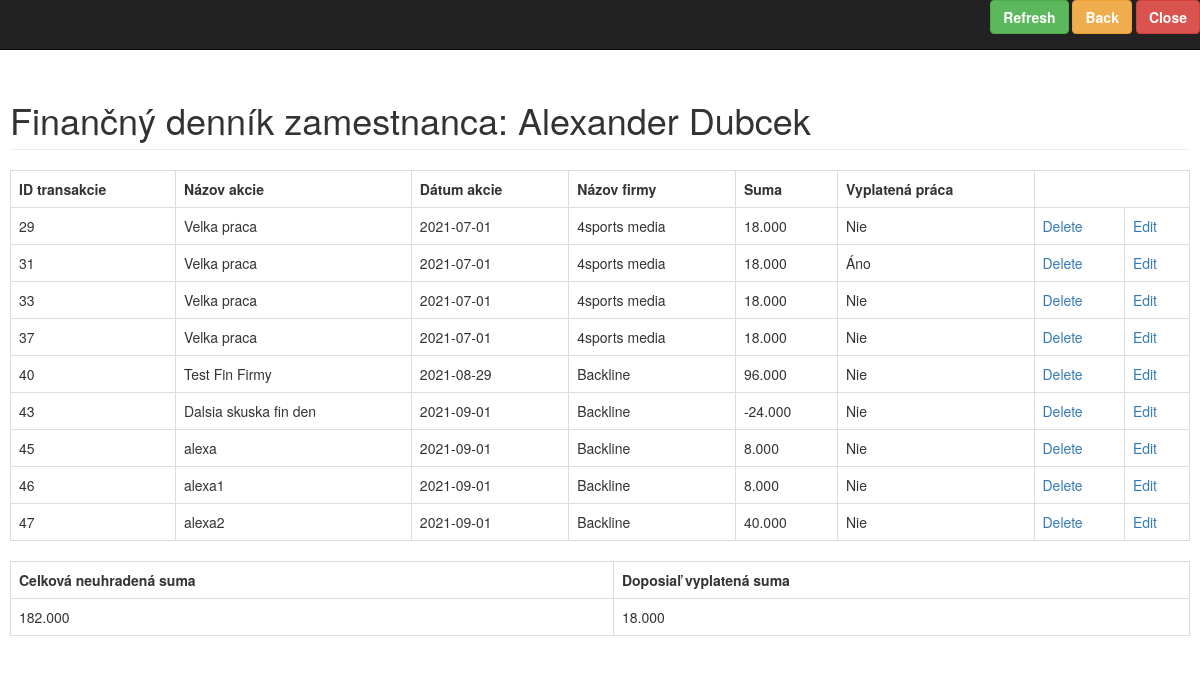
The page /cms/admin/fin_den_zamestnanci.php?id_zamestnanca=4 (signed in) on the database its author committed.
### tables this page shows
CREATE TABLE `zamestnanci` (
  `cislo_zamestnanca` int(11) NOT NULL,
  `meno` varchar(100) DEFAULT NULL,
  `priezvisko` varchar(100) DEFAULT NULL,
  `tel` varchar(20) DEFAULT NULL,
  `mail` varchar(100) DEFAULT NULL,
  `dat_narodenia` varchar(20) DEFAULT NULL,
  `adresa_tr_pobyt` varchar(250) DEFAULT NULL,
  `adresa_pr_pobyt` varchar(250) DEFAULT NULL,
  `koef_platu` decimal(6,3) DEFAULT NULL,
  `priplatok_sobota` decimal(6,3) DEFAULT NULL,
  `priplatok_nedela` decimal(6,3) DEFAULT NULL,
  `priplatok_noc` decimal(6,3) DEFAULT NULL,
  `priplatok_sviatok` decimal(6,3) DEFAULT NULL,
  `koef_km` decimal(6,3) DEFAULT NULL,
  `rodne_cislo` varchar(20) DEFAULT NULL,
  `cislo_op` varchar(20) DEFAULT NULL,
  `dat_ins` date DEFAULT NULL,
  `dat_upd` date DEFAULT NULL,
  PRIMARY KEY (`cislo_zamestnanca`)
);

CREATE TABLE `fin_den_zam` (
  `id_fin_den_zam` int(11) NOT NULL AUTO_INCREMENT,
  `cislo_zamestnanca` int(11) DEFAULT NULL,
  `schvalene_vykazy_id` int(11) DEFAULT NULL,
  `meno` varchar(50) DEFAULT NULL,
  `priezvisko` varchar(50) DEFAULT NULL,
  `suma` decimal(6,3) DEFAULT NULL,
  `typ_zaznamu` enum('false','true') NOT NULL DEFAULT 'false',
  `dat_ins` datetime DEFAULT NULL,
  `pozn` varchar(200) DEFAULT NULL,
  PRIMARY KEY (`id_fin_den_zam`),
  KEY `cislo_zamestnanca` (`cislo_zamestnanca`),
  KEY `schvalene_vykazy_id` (`schvalene_vykazy_id`),
  CONSTRAINT `fin_den_zam_ibfk_1` FOREIGN KEY (`cislo_zamestnanca`) REFERENCES `zamestnanci` (`cislo_zamestnanca`),
  CONSTRAINT `fin_den_zam_ibfk_2` FOREIGN KEY (`schvalene_vykazy_id`) REFERENCES `schvalene_vykazy` (`schvalene_vykazy_id`)
);

CREATE TABLE `schvalene_vykazy` (
  `schvalene_vykazy_id` int(11) NOT NULL AUTO_INCREMENT,
  `nazov_akcie` varchar(100) DEFAULT NULL,
  `akcia_dat` date DEFAULT NULL,
  `firmy_id` int(11) NOT NULL,
  `ine_naklady` decimal(6,3) DEFAULT NULL,
  PRIMARY KEY (`schvalene_vykazy_id`),
  KEY `firmy_id` (`firmy_id`),
  CONSTRAINT `schvalene_vykazy_ibfk_1` FOREIGN KEY (`firmy_id`) REFERENCES `firmy` (`firmy_id`)
);

CREATE TABLE `firmy` (
  `firmy_id` int(11) NOT NULL AUTO_INCREMENT,
  `nazov_firmy` varchar(200) DEFAULT NULL,
  `ico` varchar(50) DEFAULT NULL,
  `dic` varchar(50) DEFAULT NULL,
  `bezna_taxa` int(11) DEFAULT NULL,
  `priplatok_noc` int(11) DEFAULT NULL,
  `priplatok_sobota` int(11) DEFAULT NULL,
  `priplatok_nedela` int(11) DEFAULT NULL,
  `priplatok_sviatok` int(11) DEFAULT NULL,
  PRIMARY KEY (`firmy_id`)
);

### cms/admin/functions_fin_den.php (the view, shortened to what this page needs)
<?php
        function LoadFinDen()
        {
            global $connection;
            $id_zamestnanca = $_REQUEST['id_zamestnanca'];
            $query = "SELECT F.id_fin_den_zam, S.nazov_akcie, S.akcia_dat, Fi.nazov_firmy, F.suma, F.typ_zaznamu
            FROM fin_den_zam F
            INNER JOIN schvalene_vykazy S ON S.schvalene_vykazy_id = F.schvalene_vykazy_id
            INNER JOIN firmy Fi ON S.firmy_id = Fi.firmy_id
            WHERE cislo_zamestnanca = {$id_zamestnanca}";
            $select_fin_den = mysqli_query($connection, $query);
            echo "<tr>";
            echo "<th> ID transakcie </th>";
            echo "<th> Názov akcie </th>";
            echo "<th> Dátum akcie </th>";
            echo "<th> Názov firmy </th>";
            echo "<th> Suma </th>";
            echo "<th> Vyplatená práca </th>";
            echo "</tr>";
            while($row = mysqli_fetch_assoc($select_fin_den))
            {
                $id_transakcie = $row['id_fin_den_zam'];
                $nazov_akcie = $row['nazov_akcie'];
                $dat_akcie = $row['akcia_dat'];
                $nazov_firmy = $row['nazov_firmy'];
                $suma = $row['suma'];
                $typ_zaznamu = $row['typ_zaznamu'];
                echo "<tr>";
                echo "<td> {$id_transakcie} </td>";
                echo "<td> {$nazov_akcie} </td>";
                echo "<td> {$dat_akcie} </td>";
                echo "<td> {$nazov_firmy} </td>";
                echo "<td> {$suma} </td>";
                if($typ_zaznamu == "false")
                {
                    echo "<td> Nie </td>";
                }
                else{
                    echo "<td> Áno </td>";
                }
                echo "<td><a href='categories.php?delete={$id_transakcie}'>Delete</a></td>";
                echo "<td><a href='categories.php?edit={$id_transakcie}'>Edit</a></td>";
                echo "</tr>";
            }
        }
        function LoadSum()
        {
            global $connection;
            $id_zamestnanca = $_REQUEST['id_zamestnanca'];
            echo "<tr>";
            echo "<th> Celková neuhradená suma </th>";
            echo "<th> Doposiaľ vyplatená suma </th>";
            echo "</tr>";
            $query = "SELECT SUM(F.suma) AS value_sum
            FROM fin_den_zam F
            WHERE cislo_zamestnanca = {$id_zamestnanca}
            AND typ_zaznamu = 'false'";
            $select_fin_den = mysqli_query($connection, $query);
            echo "<tr>";
            while($row = mysqli_fetch_assoc($select_fin_den))
            {
                $suma = $row['value_sum'];
                if($suma == 0)
                {
                    echo "<td> 0 </td>";
                }
                else{
                    echo "<td> {$suma} </td>";
                }
            }
            $query = "SELECT SUM(F.suma) AS value_sum
            FROM fin_den_zam F
            WHERE cislo_zamestnanca = {$id_zamestnanca}
            AND typ_zaznamu = 'true'";
            $select_fin_den = mysqli_query($connection, $query);
            while($row = mysqli_fetch_assoc($select_fin_den))
            {
                $suma = $row['value_sum'];
                if($suma == 0)
                {
                    echo "<td> 0 </td>";
                }
                else{
                    echo "<td> {$suma} </td>";
                }
            }
        }
        function LoadMenoZamestnanca()
        {
            global $connection;
            $id_zamestnanca = $_REQUEST['id_zamestnanca'];
            $query = "SELECT meno, priezvisko
            FROM zamestnanci
            WHERE cislo_zamestnanca = {$id_zamestnanca}";
            $select_meno_zam = mysqli_query($connection, $query);
            while($row = mysqli_fetch_assoc($select_meno_zam))
            {
                $meno = $row['meno'];
                $priezvisko = $row['priezvisko'];
                echo "{$meno} {$priezvisko}";
            }
        }
?>

### cms/admin/css/sb-admin.css (style rules this page uses)
body { margin-top: 100px; background-color: #fff; }
@media (min-width:768px) { body { margin-top: 50px; } }

### rows shown on the page
zamestnanci: meno "Alexander", priezvisko "Dubcek"
fin_den_zam: id_fin_den_zam "29", schvalene_vykazy.nazov_akcie "Velka praca", schvalene_vykazy.akcia_dat "2021-07-01", firmy.nazov_firmy "4sports media", suma "18.000", typ_zaznamu "Nie"
fin_den_zam: id_fin_den_zam "31", schvalene_vykazy.nazov_akcie "Velka praca", schvalene_vykazy.akcia_dat "2021-07-01", firmy.nazov_firmy "4sports media", suma "18.000", typ_zaznamu "Áno"
fin_den_zam: id_fin_den_zam "33", schvalene_vykazy.nazov_akcie "Velka praca", schvalene_vykazy.akcia_dat "2021-07-01", firmy.nazov_firmy "4sports media", suma "18.000", typ_zaznamu "Nie"
fin_den_zam: id_fin_den_zam "37", schvalene_vykazy.nazov_akcie "Velka praca", schvalene_vykazy.akcia_dat "2021-07-01", firmy.nazov_firmy "4sports media", suma "18.000", typ_zaznamu "Nie"
fin_den_zam: id_fin_den_zam "40", schvalene_vykazy.nazov_akcie "Test Fin Firmy", schvalene_vykazy.akcia_dat "2021-08-29", firmy.nazov_firmy "Backline", suma "96.000", typ_zaznamu "Nie"
fin_den_zam: id_fin_den_zam "43", schvalene_vykazy.nazov_akcie "Dalsia skuska fin den", schvalene_vykazy.akcia_dat "2021-09-01", firmy.nazov_firmy "Backline", suma "-24.000", typ_zaznamu "Nie"
fin_den_zam: id_fin_den_zam "45", schvalene_vykazy.nazov_akcie "alexa", schvalene_vykazy.akcia_dat "2021-09-01", firmy.nazov_firmy "Backline", suma "8.000", typ_zaznamu "Nie"
fin_den_zam: id_fin_den_zam "46", schvalene_vykazy.nazov_akcie "alexa1", schvalene_vykazy.akcia_dat "2021-09-01", firmy.nazov_firmy "Backline", suma "8.000", typ_zaznamu "Nie"
fin_den_zam: id_fin_den_zam "47", schvalene_vykazy.nazov_akcie "alexa2", schvalene_vykazy.akcia_dat "2021-09-01", firmy.nazov_firmy "Backline", suma "40.000", typ_zaznamu "Nie"

### other values the page prints
$suma "182.000"
$suma "18.000"
